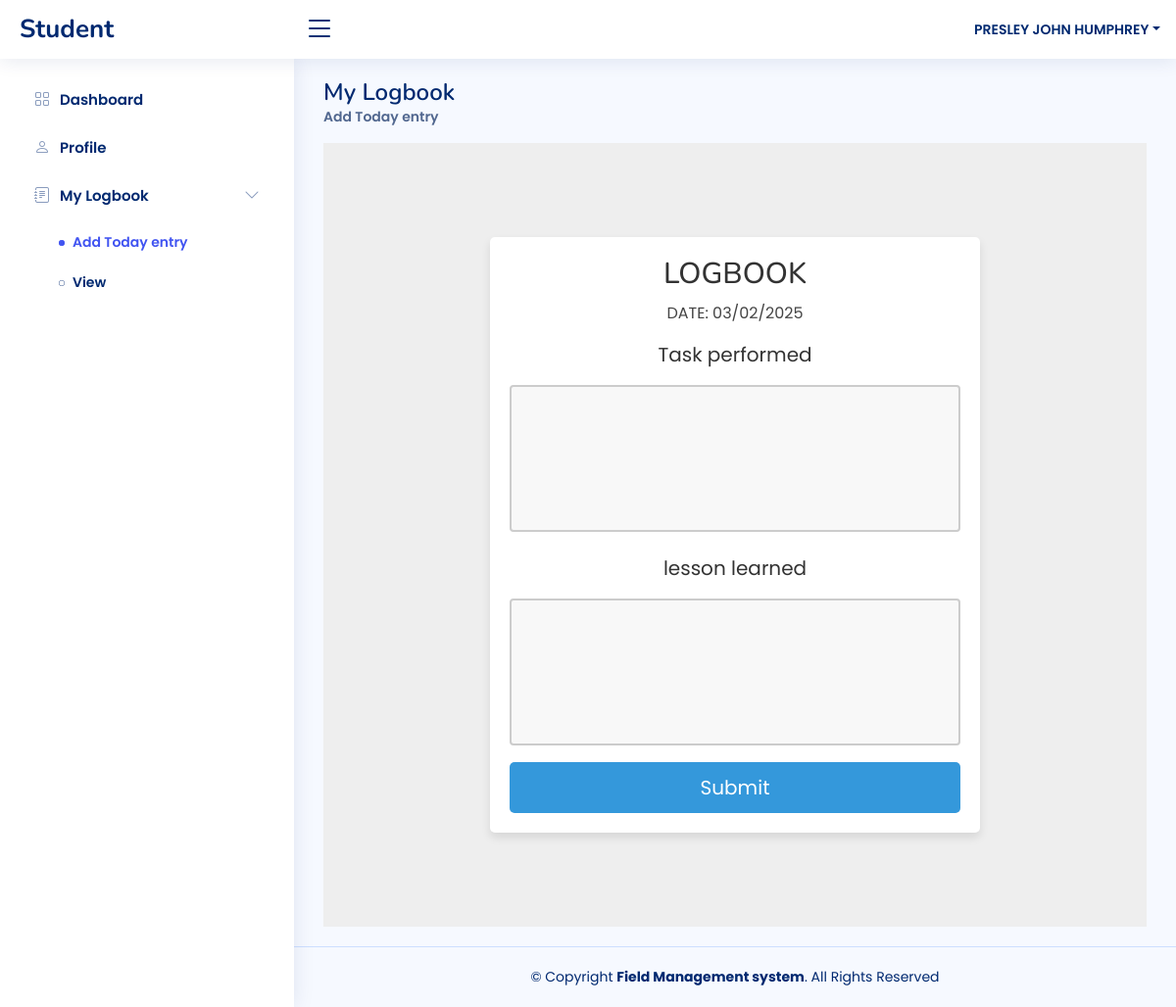
/user/student/home/logbook.php (signed in), run on the app's committed database.
### tables this page shows
CREATE TABLE `student` (
  `id` int(100) NOT NULL,
  `first_name` varchar(20) NOT NULL,
  `middle_name` varchar(20) NOT NULL,
  `surname` varchar(20) NOT NULL,
  `email` varchar(20) NOT NULL,
  `gender` varchar(6) NOT NULL,
  `phonenumber` varchar(15) NOT NULL,
  `University` varchar(50) NOT NULL,
  `regno` varchar(50) NOT NULL,
  `course` varchar(50) NOT NULL,
  `password` varchar(100) NOT NULL
);

### user/student/home/logbook.php (the view, shortened to what this page needs)
<?php
include '../config/config.php';
$user_id = $_SESSION['user_id'];
$task = "";
$lesson = "";
?>
<!DOCTYPE html>
<html lang="en">
<head>
  <link href="../assets/vendor/bootstrap/css/bootstrap.min.css" rel="stylesheet">
  <link href="../assets/vendor/bootstrap-icons/bootstrap-icons.css" rel="stylesheet">
  <link href="../assets/vendor/boxicons/css/boxicons.min.css" rel="stylesheet">
  <link href="../assets/vendor/quill/quill.snow.css" rel="stylesheet">
  <link href="../assets/vendor/quill/quill.bubble.css" rel="stylesheet">
  <link href="../assets/vendor/remixicon/remixicon.css" rel="stylesheet">
  <link href="../assets/vendor/simple-datatables/style.css" rel="stylesheet">
  <link href="../assets/css/style.css" rel="stylesheet">
  <link href="../assets/css/style-min.css" rel="stylesheet">
</head>
<body>
  <header id="header" class="header fixed-top d-flex align-items-center">
<div class="d-flex align-items-center justify-content-between">
  <a href="#" class="logo d-flex align-items-center">
    <span class="d-none d-lg-block">Student</span>
  </a>
  <i class="bi bi-list toggle-sidebar-btn"></i>
</div>
<nav class="header-nav ms-auto">
  <ul class="d-flex align-items-center">
    <li class="nav-item dropdown pe-3">
      <a class="nav-link nav-profile d-flex align-items-center pe-0" href="#" data-bs-toggle="dropdown">
      <?php
            $select = mysqli_query($conn, "SELECT * FROM `student` WHERE id = '$user_id'") or die('query failed');
            if(mysqli_num_rows($select) > 0){
                $fetch = mysqli_fetch_assoc($select);
            }
        ?>
        <span class="d-none d-md-block dropdown-toggle ps-2"><?php echo $fetch['first_name'].' '.$fetch['middle_name'].' '.$fetch['surname']; ?></span>
      </a>
    </li>
  </ul>
</nav>
</header>
  <aside id="sidebar" class="sidebar">
<ul class="sidebar-nav" id="sidebar-nav">
  <li class="nav-item">
    <a class="nav-link collapsed" href="index.php">
      <i class="bi bi-grid"></i>
      <span>Dashboard</span>
    </a>
  </li>
  <li class="nav-item">
    <a class="nav-link collapsed" href="users-profile.php">
      <i class="bi bi-person"></i>
      <span>Profile</span>
    </a>
  </li>
  <li class="nav-item">
    <a class="nav-link collapsed" data-bs-target="#forms-nav" data-bs-toggle="collapse" href="#">
      <i class="bi bi-journal-text"></i><span>My Logbook</span><i class="bi bi-chevron-down ms-auto"></i>
    </a>
    <ul id="forms-nav" class="nav-content collapse show" data-bs-parent="#sidebar-nav">
      <li>
        <a href="logbook.php" class="active">
          <i class="bi bi-circle"></i><span>Add Today entry</span>
        </a>
      </li>
      <li>
        <a href="mylogbook.php">
          <i class="bi bi-circle"></i><span>View</span>
        </a>
      </li>
    </ul>
  </li>
</ul>
</aside>
  <main id="main" class="main">
    <div class="pagetitle">
      <h1>My Logbook</h1>
      <nav>
        <ol class="breadcrumb">
          <li class="breadcrumb-item active">Add Today entry</li>
        </ol>
      </nav>
    </div>
    <section class="section">
    <div class="form-container">
<form action="" method="post" enctype="multipart/form-data">
   <h3>Logbook</h3>
   <div id="tarehe"> DATE:  <script> document.write(new Date().toLocaleDateString("en-GB", {day: "2-digit", month:"2-digit", year: "numeric"})); value="date" </script>  </div>
  <p> <label for="Task">Task performed</label></p>
<textarea id="Task" name="Task" rows="4" cols="50" ><?php echo $task; ?></textarea>
<p> <label for="lesson">lesson learned</label></p>
<textarea id="Lesson" name="lesson" rows="4" cols="50"><?php echo $lesson; ?></textarea>
   <input type="submit" name="submit" value="Submit" class="btn" onclick="">
</form>
</div>
    </section>
  </main>
   <footer id="footer" class="footer">
    <div class="copyright">
      &copy; Copyright <strong><span>Field Management system</span></strong>. All Rights Reserved
    </div>
  </footer>
</body>
</html>

### user/student/assets/css/style.css (style rules this page uses)
:root { scroll-behavior: smooth; }
body { font-family: "Open Sans", sans-serif; background: #f6f9ff; color: #444444; }
a { color: #4154f1; text-decoration: none; }
h1, h2, h3, h4, h5, h6 { font-family: "Nunito", sans-serif; }
#main { margin-top: 60px; padding: 20px 30px; transition: all 0.3s; }
.pagetitle { margin-bottom: 10px; }
.pagetitle h1 { font-size: 24px; margin-bottom: 0; font-weight: 600; color: #012970; }
.breadcrumb { font-size: 14px; font-family: "Nunito", sans-serif; color: #899bbd; font-weight: 600; }
.breadcrumb .breadcrumb-item::before { color: #899bbd; }
.breadcrumb .active { color: #51678f; font-weight: 600; }
.logo { line-height: 1; }
@media (min-width: 1200px) { .logo { width: 280px; } }
.logo span { font-size: 26px; font-weight: 700; color: #012970; font-family: "Nunito", sans-serif; }
.header { transition: all 0.5s; z-index: 997; height: 60px; box-shadow: 0px 2px 20px rgba(1, 41, 112, 0.1); background-color: #fff; padding-left: 20px; }
.header .toggle-sidebar-btn { font-size: 32px; padding-left: 10px; cursor: pointer; color: #012970; }
.header-nav ul { list-style: none; }
.header-nav>ul { margin: 0; padding: 0; }
.header-nav .nav-profile { color: #012970; }
.header-nav .nav-profile span { font-size: 14px; font-weight: 600; }
.sidebar { position: fixed; top: 60px; left: 0; bottom: 0; width: 300px; z-index: 996; transition: all 0.3s; padding: 20px; overflow-y: auto; scrollbar-width: thin; scrollbar-color: #aab7cf transparent; box-shadow: 0px 0px 20px rgba(1, 41, 112, 0.1); background-color: #fff; }
@media (min-width: 1200px) { #main, #footer { margin-left: 300px; } }
.sidebar-nav { padding: 0; margin: 0; list-style: none; }
.sidebar-nav li { padding: 0; margin: 0; list-style: none; }
.sidebar-nav .nav-item { margin-bottom: 5px; }
.sidebar-nav .nav-link { display: flex; align-items: center; font-size: 15px; font-weight: 600; color: #4154f1; transition: 0.3; background: #f6f9ff; padding: 10px 15px; border-radius: 4px; }
.sidebar-nav .nav-link i { font-size: 16px; margin-right: 10px; color: #4154f1; }
.sidebar-nav .nav-link.collapsed { color: #012970; background: #fff; }
.sidebar-nav .nav-link.collapsed i { color: #899bbd; }
.sidebar-nav .nav-link .bi-chevron-down { margin-right: 0; transition: transform 0.2s ease-in-out; }
.sidebar-nav .nav-content { padding: 5px 0 0 0; margin: 0; list-style: none; }
.sidebar-nav .nav-content a { display: flex; align-items: center; font-size: 14px; font-weight: 600; color: #012970; transition: 0.3; padding: 10px 0 10px 40px; transition: 0.3s; }
.sidebar-nav .nav-content a i { font-size: 6px; margin-right: 8px; line-height: 0; border-radius: 50%; }
.sidebar-nav .nav-content a:hover, .sidebar-nav .nav-content a.active { color: #4154f1; }
.sidebar-nav .nav-content a.active i { background-color: #4154f1; }
.footer { padding: 20px 0; font-size: 14px; transition: all 0.3s; border-top: 1px solid #cddfff; }
.footer .copyright { text-align: center; color: #012970; }

### user/student/assets/css/style-min.css (style rules this page uses)
:root { --blue:#3498db; --dark-blue:#2980b9; --red:#e74c3c; --dark-red:#c0392b; --black:#333; --white:#fff; --light-bg:#eee; --box-shadow:0 5px 10px rgba(0,0,0,.1); }
* { font-family: 'Poppins', sans-serif; margin:0; padding:0; box-sizing: border-box; outline: none; border: none; text-decoration: none; }
.btn, .delete-btn { width: 100%; border-radius: 5px; padding:10px 30px; color:var(--white); display: block; text-align: center; cursor: pointer; font-size: 20px; margin-top: 10px; }
.btn { background-color: var(--blue); }
.form-container { min-height: 100vh; background-color: var(--light-bg); display: flex; align-items: center; justify-content: center; padding:20px; }
.form-container form { padding:20px; background-color: var(--white); box-shadow: var(--box-shadow); text-align: center; width: 500px; border-radius: 5px; }
.form-container form h3 { margin-bottom: 10px; font-size: 30px; color:var(--black); text-transform: uppercase; }
.form-container form p { margin-top: 15px; font-size: 20px; color:var(--black); }

### user/student/home/logbook.php (style rules this page uses)
textarea { width: 100%; height: 150px; padding: 12px 20px; box-sizing: border-box; border: 2px solid #ccc; border-radius: 4px; background-color: #f8f8f8; font-size: 16px; resize: none; }

### data on the page
student: first_name "PRESLEY", middle_name "JOHN", surname "HUMPHREY"
